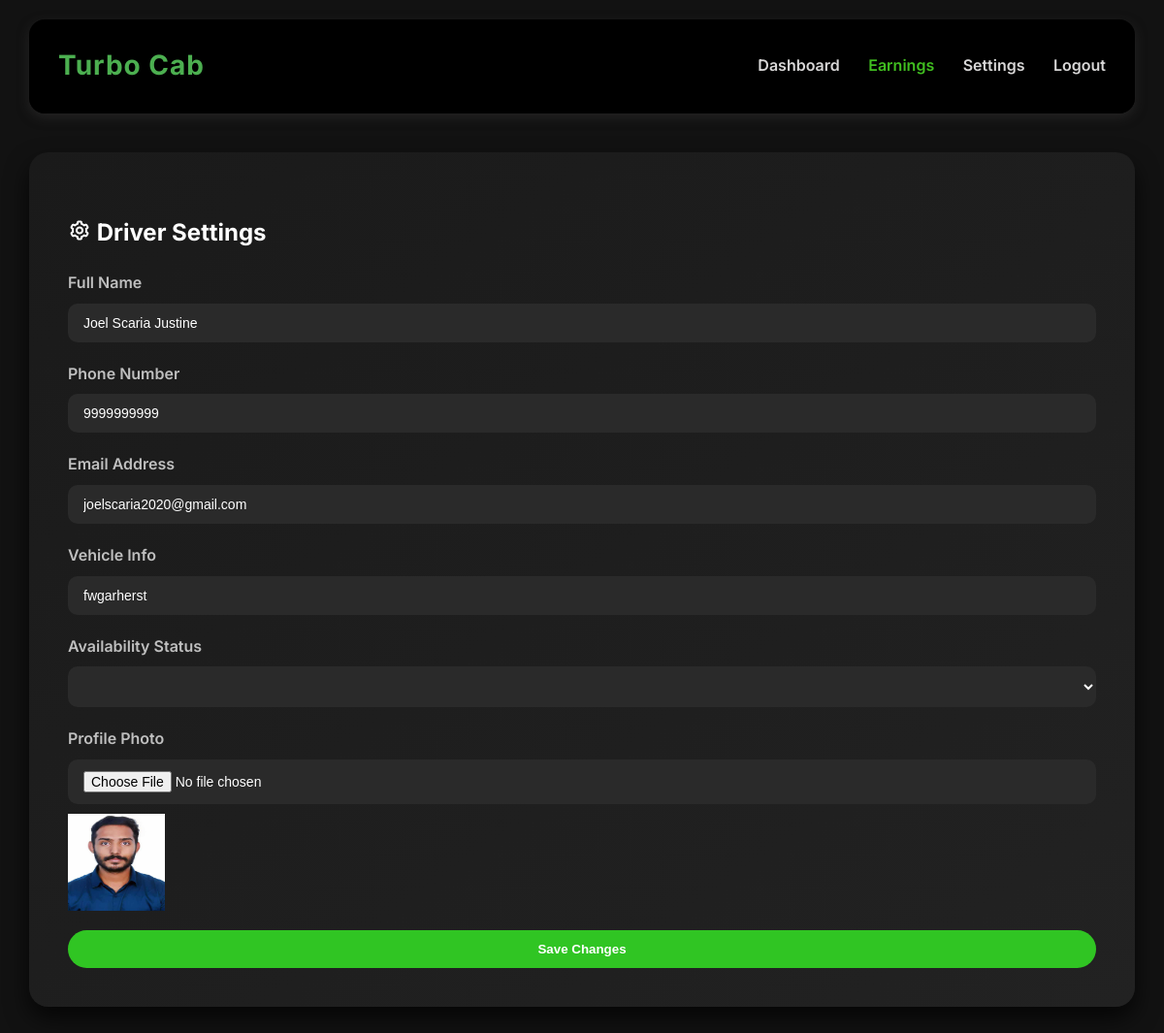
The page /driverpages/profile/ (signed in) on the database its author committed.
### driverpages/models.py (models this page shows, shortened)
class DriverProfile(models.Model):
    user = models.OneToOneField(settings.AUTH_USER_MODEL, on_delete=models.CASCADE)
    license_number = models.CharField(max_length=20)
    vehicle_info = models.CharField(max_length=100)
    availability_status = models.CharField(max_length=10, choices=AvailabilityStatus.choices, default=AvailabilityStatus.AVAILABLE)
    profile_photo = models.ImageField(upload_to='driver_photos/', blank=True, null=True)

### account/models.py (models this page shows, shortened)
class CustomUser(AbstractUser):
    ROLE_CHOICES = [
        ('driver', 'Driver'),
        ('rider', 'Rider'),
        ('admin', 'Admin'),
    ]
    full_name = models.CharField(max_length=100)
    email = models.EmailField(unique=True)
    role = models.CharField(max_length=10, choices=ROLE_CHOICES)
    phone = models.CharField(max_length=10, default="9999999999")
    USERNAME_FIELD = 'email'
    REQUIRED_FIELDS = ['username', 'full_name', 'role']

### driverpages/views.py (the view)
# urls.py: path('profile/', views.profile, name='profile'),
@login_required
def profile(request):
    driver = get_object_or_404(DriverProfile, user=request.user)
    if request.method == 'POST' and request.FILES.get('profile_photo'):
        driver.profile_photo = request.FILES['profile_photo']
        driver.save()
        return redirect('driverpages:profile')
    return render(request, 'driverpages/profile.html', {'driver': driver})

### templates/driverpages/profile.html (shortened to what this page needs)
{% extends 'driverpages/base.html' %}
{% block content %}
<main class="content">
  <section class="settings">
    <h3><i class="bx bx-cog"></i> Driver Settings</h3>
    <form class="settings-form" method="post" enctype="multipart/form-data">
      <div class="form-group">
        <label for="driver-name">Full Name</label>
        <input type="text" id="driver-name" name="full_name" value="{{ driver.user.full_name }}" />
      </div>
      <div class="form-group">
        <label for="driver-phone">Phone Number</label>
        <input type="tel" id="driver-phone" name="phone" value="{{ driver.user.phone }}" />
      </div>
      <div class="form-group">
        <label for="driver-email">Email Address</label>
        <input type="email" id="driver-email" name="email" value="{{ driver.user.email }}" />
      </div>
      <div class="form-group">
        <label for="vehicle-info">Vehicle Info</label>
        <input type="text" id="vehicle-info" name="vehicle_info" value="{{ driver.vehicle_info }}" />
      </div>
      <div class="form-group">
        <label for="availability">Availability Status</label>
        <select id="availability" name="availability_status">
        </select>
      </div>
      <div class="form-group">
        <label for="profile-photo">Profile Photo</label>
        <input type="file" id="profile-photo" name="profile_photo">
        {% if driver.profile_photo %}
          <img src="{{ driver.profile_photo.url }}" width="100" height="100" style="margin-top: 10px;">
        {% endif %}
      </div>
      <div class="form-group">
        <button type="submit" class="save-settings">Save Changes</button>
      </div>
    </form>
  </section>
</main>
{% endblock %}

### static/driverpages/css/earning.css (style rules this page uses)
body { font-family: 'Inter', sans-serif; margin: 0; padding: 0; background-color: #121212; color: #e0e0e0; line-height: 1.6; scroll-behavior: smooth; }
.content { margin-top: 40px; display: flex; flex-direction: column; gap: 35px; }

### static/driverpages/css/homepage.css (style rules this page uses)
body { font-family: 'Inter', sans-serif; margin: 0; padding: 0; background-color: #121212; color: #e0e0e0; line-height: 1.6; scroll-behavior: smooth; overflow-x: hidden; }
.content { display: flex; flex-direction: column; gap: 60px; margin-top: 40px; padding-bottom: 60px; }
section { background: linear-gradient(145deg, #000000, #000000); padding: 40px; border-radius: 20px; box-shadow: 0 12px 24px rgba(87, 87, 87, 0.7); transition: transform 0.5s ease, box-shadow 0.5s ease; opacity: 0; transform: translateY(40px); animation: fadeSlideUp 1s ease forwards; animation-delay: 0.3s; }

### static/driverpages/css/profile.css (style rules this page uses)
body { font-family: 'Inter', sans-serif; margin: 0; padding: 0; background-color: #121212; color: #e0e0e0; line-height: 1.6; scroll-behavior: smooth; }

### static/driverpages/css/settings.css (style rules this page uses)
body { font-family: 'Inter', sans-serif; margin: 0; padding: 0; background-color: #121212; color: #e0e0e0; line-height: 1.6; scroll-behavior: smooth; overflow-x: hidden; }
.content { display: flex; flex-direction: column; gap: 60px; margin-top: 40px; padding-bottom: 60px; }
section { background: linear-gradient(145deg, #1a1a1a, #222); padding: 40px; border-radius: 20px; box-shadow: 0 12px 24px rgba(0, 0, 0, 0.7); transition: transform 0.5s ease, box-shadow 0.5s ease; opacity: 0; transform: translateY(40px); animation: fadeSlideUp 1s ease forwards; animation-delay: 0.3s; }
.ride-requests h3, .earnings h3, .ratings h3, .map h3, .settings h3 { margin-bottom: 20px; color: #ffffff; font-size: 24px; }
.settings-form { display: flex; flex-direction: column; gap: 20px; margin-top: 20px; }
.settings-form .form-group { display: flex; flex-direction: column; }
.settings-form label { margin-bottom: 8px; font-weight: 600; color: #bfbfbf; }
.settings-form input, .settings-form select { padding: 12px 16px; border: none; border-radius: 10px; background-color: #2a2a2a; color: #ffffff; font-size: 14px; outline: none; transition: border 0.3s ease; }
.save-settings { background-color: #30c523; color: #ffffff; border: none; padding: 12px; border-radius: 999px; font-weight: 600; cursor: pointer; transition: background-color 0.3s ease; }

### rows shown on the page
DriverProfile: full_name "Joel Scaria Justine", phone "9999999999", email "joelscaria2020@gmail.com", vehicle_info "fwgarherst", profile_photo (picture)
